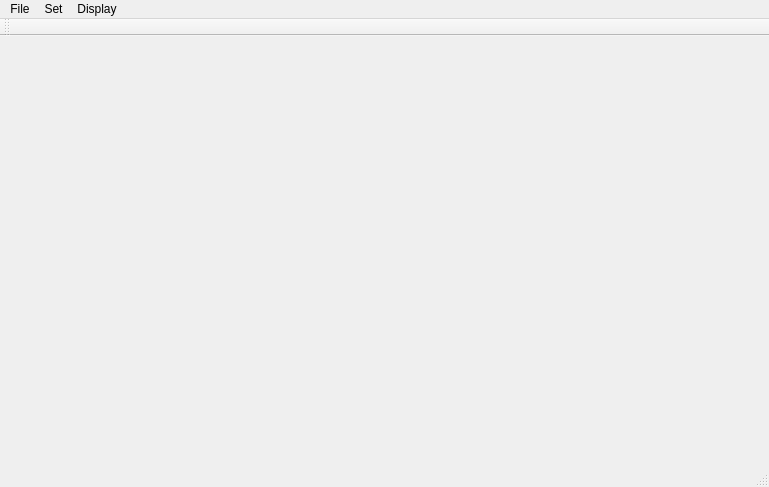
<?xml version="1.0" encoding="UTF-8"?>
<ui version="4.0">
 <class>MainWindow</class>
 <widget class="QMainWindow" name="MainWindow">
  <property name="geometry">
   <rect>
    <x>0</x>
    <y>0</y>
    <width>769</width>
    <height>487</height>
   </rect>
  </property>
  <property name="windowTitle">
   <string>IGIT Modelling</string>
  </property>
  <widget class="QWidget" name="centralWidget">
   <layout class="QVBoxLayout" name="verticalLayout">
    <item>
     <layout class="QHBoxLayout" name="horizontalLayout">
      <item>
       <widget class="GLViewer" name="viewer">
        <property name="sizePolicy">
         <sizepolicy hsizetype="Expanding" vsizetype="Preferred">
          <horstretch>0</horstretch>
          <verstretch>0</verstretch>
         </sizepolicy>
        </property>
        <property name="minimumSize">
         <size>
          <width>281</width>
          <height>0</height>
         </size>
        </property>
        <property name="frameShape">
         <enum>QFrame::NoFrame</enum>
        </property>
        <property name="frameShadow">
         <enum>QFrame::Plain</enum>
        </property>
        <property name="lineWidth">
         <number>0</number>
        </property>
       </widget>
      </item>
     </layout>
    </item>
   </layout>
  </widget>
  <widget class="QMenuBar" name="menuBar">
   <property name="geometry">
    <rect>
     <x>0</x>
     <y>0</y>
     <width>769</width>
     <height>23</height>
    </rect>
   </property>
   <widget class="QMenu" name="menuFile">
    <property name="title">
     <string>File&amp;</string>
    </property>
    <addaction name="actionLoad_Mesh"/>
    <addaction name="actionSave_Mesh"/>
   </widget>
   <widget class="QMenu" name="menuSet">
    <property name="title">
     <string>Set</string>
    </property>
    <addaction name="actionPath"/>
   </widget>
   <widget class="QMenu" name="menuDisplay">
    <property name="title">
     <string>Display</string>
    </property>
    <addaction name="separator"/>
    <addaction name="actionVetices"/>
    <addaction name="actionWire_Frame"/>
    <addaction name="actionFlat"/>
    <addaction name="actionFlatLine"/>
    <addaction name="actionTexure"/>
    <addaction name="actionPlay_Path"/>
   </widget>
   <addaction name="menuFile"/>
   <addaction name="menuSet"/>
   <addaction name="menuDisplay"/>
  </widget>
  <widget class="QToolBar" name="mainToolBar">
   <attribute name="toolBarArea">
    <enum>TopToolBarArea</enum>
   </attribute>
   <attribute name="toolBarBreak">
    <bool>false</bool>
   </attribute>
  </widget>
  <widget class="QStatusBar" name="statusBar"/>
  <action name="actionLoad_Images">
   <property name="icon">
    <iconset resource="../icons/icons.qrc">
     <normaloff>:/fileOpen.png</normaloff>:/fileOpen.png</iconset>
   </property>
   <property name="text">
    <string>Load Images</string>
   </property>
  </action>
  <action name="actionSFM">
   <property name="text">
    <string>SFM</string>
   </property>
  </action>
  <action name="actionCMVS">
   <property name="text">
    <string>CMVS</string>
   </property>
  </action>
  <action name="actionAll_in_One">
   <property name="text">
    <string>All-In-One</string>
   </property>
  </action>
  <action name="actionParams_Setting">
   <property name="text">
    <string>Params Setting</string>
   </property>
  </action>
  <action name="actionSparse_Points">
   <property name="checkable">
    <bool>true</bool>
   </property>
   <property name="enabled">
    <bool>false</bool>
   </property>
   <property name="text">
    <string>Sparse Points</string>
   </property>
  </action>
  <action name="actionDense_Points">
   <property name="checkable">
    <bool>true</bool>
   </property>
   <property name="enabled">
    <bool>false</bool>
   </property>
   <property name="text">
    <string>Dense Points</string>
   </property>
  </action>
  <action name="actionSave_Points_As_PLY">
   <property name="text">
    <string>Save Points As PLY</string>
   </property>
  </action>
  <action name="actionVetices">
   <property name="checkable">
    <bool>true</bool>
   </property>
   <property name="enabled">
    <bool>false</bool>
   </property>
   <property name="text">
    <string>Vetices</string>
   </property>
  </action>
  <action name="actionWire_Frame">
   <property name="checkable">
    <bool>true</bool>
   </property>
   <property name="enabled">
    <bool>false</bool>
   </property>
   <property name="text">
    <string>Wire Frame</string>
   </property>
  </action>
  <action name="actionFlat">
   <property name="checkable">
    <bool>true</bool>
   </property>
   <property name="enabled">
    <bool>false</bool>
   </property>
   <property name="text">
    <string>Flat</string>
   </property>
  </action>
  <action name="actionFlatLine">
   <property name="checkable">
    <bool>true</bool>
   </property>
   <property name="enabled">
    <bool>false</bool>
   </property>
   <property name="text">
    <string>FlatLine</string>
   </property>
  </action>
  <action name="actionTexure">
   <property name="checkable">
    <bool>true</bool>
   </property>
   <property name="checked">
    <bool>false</bool>
   </property>
   <property name="enabled">
    <bool>false</bool>
   </property>
   <property name="text">
    <string>Texure</string>
   </property>
  </action>
  <action name="actionPoisson_Surface">
   <property name="text">
    <string>Poisson Surface</string>
   </property>
  </action>
  <action name="actionPath">
   <property name="checkable">
    <bool>true</bool>
   </property>
   <property name="text">
    <string>Path</string>
   </property>
  </action>
  <action name="actionPlay_Path">
   <property name="checkable">
    <bool>true</bool>
   </property>
   <property name="enabled">
    <bool>true</bool>
   </property>
   <property name="text">
    <string>Play Path</string>
   </property>
  </action>
  <action name="actionLoad_Points">
   <property name="text">
    <string>Load Points</string>
   </property>
  </action>
  <action name="actionSelect_Points">
   <property name="checkable">
    <bool>true</bool>
   </property>
   <property name="text">
    <string>Select Points</string>
   </property>
  </action>
  <action name="actionTexture_Mapping">
   <property name="text">
    <string>Texture Mapping</string>
   </property>
  </action>
  <action name="actionCameras">
   <property name="checkable">
    <bool>true</bool>
   </property>
   <property name="enabled">
    <bool>false</bool>
   </property>
   <property name="text">
    <string>Cameras</string>
   </property>
  </action>
  <action name="actionBase_Plane">
   <property name="checkable">
    <bool>true</bool>
   </property>
   <property name="text">
    <string>Base Plane</string>
   </property>
  </action>
  <action name="actionLoad_Mesh">
   <property name="text">
    <string>Load Mesh</string>
   </property>
  </action>
  <action name="actionSave_Mesh">
   <property name="text">
    <string>Save Mesh</string>
   </property>
  </action>
 </widget>
 <layoutdefault spacing="6" margin="11"/>
 <customwidgets>
  <customwidget>
   <class>GLViewer</class>
   <extends>QFrame</extends>
   <header>igit_glviewer.h</header>
   <container>1</container>
  </customwidget>
 </customwidgets>
 <resources>
  <include location="../icons/icons.qrc"/>
 </resources>
 <connections/>
</ui>
